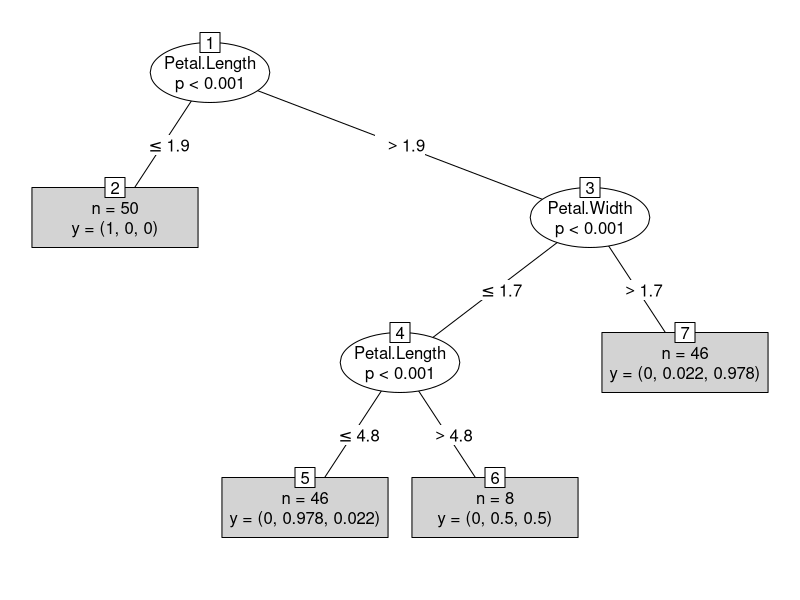

Generate this figure with R:
#Read data file
  data("iris")
 
#Decision tree with party
library(party)
   
mytree <- ctree(Species~., data = iris, controls=ctree_control(mincriterion=0.9, minsplit=50))
print(mytree)
plot(mytree,type="simple")

#Misclassification error
tab<-table(predict(mytree), iris$Species)
print(tab)
1-sum(diag(tab))/sum(tab)
